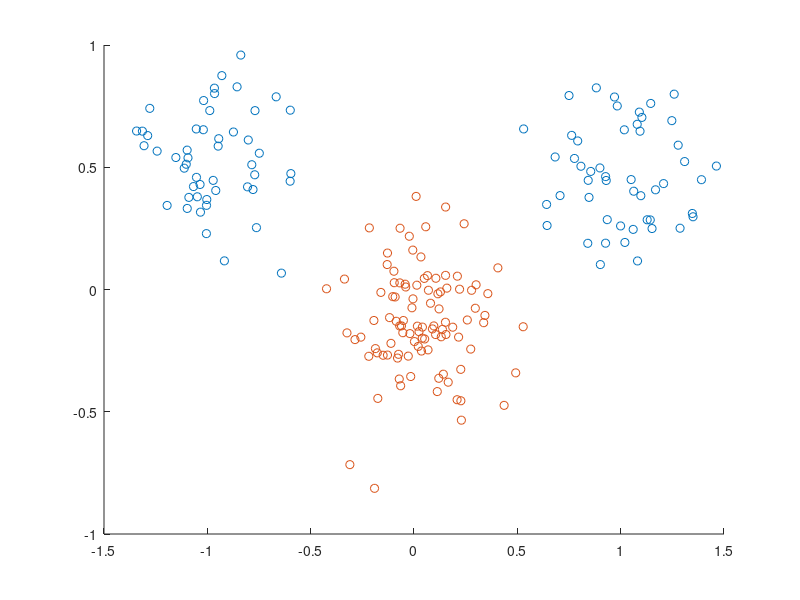

This chart was generated by the following MATLAB code: (Note: this script raises an error after producing the figure.)
% Assignment 1
clc
close all
clear all

% Global variables
hidden_nodes = 2;
max_epochs = 200;
eta = 0.001;
seed = 5;
alpha = 0.9;

% Seeting the seed
rng(seed)

% Generate dataset
ndata = 100;
mA = [ 1.0, 0.5]; sigmaA = 0.2;
mB = [ 0.0, -0.1]; sigmaB = 0.2;
classA(1,:) = [ randn(1,round(0.5*ndata)) .* sigmaA - mA(1), ...
randn(1,round(0.5*ndata)) .* sigmaA + mA(1)];
classA(2,:) = randn(1,ndata) .* sigmaA + mA(2);
classB(1,:) = randn(1,ndata) .* sigmaB + mB(1);
classB(2,:) = randn(1,ndata) .* sigmaB + mB(2);

% Plot dataset
figure()
scatter(classA(1,:), classA(2,:), [], "red") 
hold on
scatter(classB(1,:), classB(2,:), [], "blue")

% Define the patterns and labels
classA_target = ones(1, ndata);
classB_target = -ones(1, ndata);

% Add the targets
classA = [classA ; classA_target];
classB = [classB ; classB_target];

% 3.1.1 Classification of non-lineary seperable data

%% Subsection 1: Adjusting hidden nodes and comparing MSE
data = [classA, classB];

[MSE_vec, misclass_vec] = MLPbackprop(data, hidden_nodes, max_epochs,eta,true,seed,alpha);

errorplot(1:max_epochs, MSE_vec, misclass_vec, 'Errors vs epochs', 'Number of epochs');

nodes_vec = 2:10;
MSE_nodes = [];
misclass_nodes = [];

for node = nodes_vec
 [MSE_vec, misclass_vec] = MLPbackprop(data, node, max_epochs,eta,true,seed,alpha);
 MSE_nodes = [MSE_nodes, MSE_vec(end)];
 misclass_nodes = [misclass_nodes, misclass_vec(end)];

end

errorplot(nodes_vec, MSE_nodes, misclass_nodes, 'Errors vs number of hidden nodes', 'Number of hidden nodes');

%% Subsection 2.1: Subsampling 25% of each class

% 25% training data from each class
% Generation of random indexes
indexA25 = datasample(1:100, 25, 'Replace', false);
indexB25 = datasample(1:100, 25, 'Replace', false);

% Validation set
classA25 = classA(:,indexA25);
classB25 = classB(:,indexB25);

% Training set
classA75 = classA;
classA75(:,indexA25) = [];
classB75 = classB;
classB75(:,indexB25) = [];


% Training the neural network
data = [classA75, classB75];
[MSE_vec, misclass_vec, W, V] = MLPbackprop(data, hidden_nodes, max_epochs,eta,true,seed,alpha);

% Select validation set and compute errors
n = 50;
data25 = [classA25, classB25];
[MSE, misclass] = validation(W, V, data25);

valid_MSE = MSE;
train_MSE = MSE_vec(end);

valid_misclass = misclass;
train_misclass = misclass_vec(end);

% Plotting
errorplot(1:max_epochs, MSE_vec,misclass_vec,'25% from each class','Number of epochs')

hold on
xx = [max_epochs, max_epochs];
yy = [valid_MSE, valid_misclass];
h2 = plot(xx(2), yy(2), '*', 'LineWidth', 3);
set(h2, 'Color', 'blue');

hold on;
yyaxis right
h1 = plot(xx(1), yy(1), '*', 'LineWidth', 3);
set(h1, 'Color', 'red');

legend({'Ratio of missclassifications','Validation misclassifications', 'MSE', 'Validation MSE'});









%% Subsection 2.2: Subsampling 50% from  class A

% 50% training data from class A
% Generation of random indexes
indexA50 = datasample(1:100, 50, 'Replace', false);

% Validation set
classA50 = classA(:,indexA50);

% Training set
classAtrain = classA;
classAtrain(:,indexA50) = [];
classBtrain = classB;


% Training the neural network
data = [classAtrain, classBtrain];
[MSE_vec, misclass_vec, W, V] = MLPbackprop(data, hidden_nodes, max_epochs,eta,true,seed,alpha);

% Select validation set and compute errors
n = 50;
data50 = classA50;
[MSE, misclass] = validation(W, V, data50);

valid_MSE = MSE;
train_MSE = MSE_vec(end);

valid_misclass = misclass;
train_misclass = misclass_vec(end);

% Plotting
errorplot(1:max_epochs, MSE_vec,misclass_vec,'50% from class A','Number of epochs')
hold on

xx = [max_epochs, max_epochs];
yy = [valid_MSE, valid_misclass];
h2 = plot(xx(2), yy(2), '*', 'LineWidth', 3);
set(h2, 'Color', 'blue');

hold on;
yyaxis right
h1 = plot(xx(1), yy(1), '*', 'LineWidth', 3);
set(h1, 'Color', 'red');

legend({'Ratio of missclassifications','Validation misclassifications', 'MSE', 'Validation MSE'});


%% Subsection 2.3: Subsampling 20% and 80% from classA

% Dividing class A into negative and positive
classAneg = classA(:,classA(1,:) < 0);
classApos = classA(:,classA(1,:) > 0);

% 20% training data from class Aneg
indexA20 = datasample(1:size(classAneg,2), 0.20*size(classAneg,2), 'Replace', false);
% 80% training data from class Apos
indexA80 = datasample(1:size(classApos,2), 0.80*size(classApos,2), 'Replace', false);

% Validation set
valid20    = classAneg(:,indexA20);
valid80    = classApos(:,indexA80);
valid_data = [valid20, valid80];

% Training set
train20 = classAneg;
train80 = classApos;

train20(:,indexA20) = [];
train80(:,indexA80) = [];

data = [train20, train80, classB];

% Training the neural network
[MSE_vec, misclass_vec, W, V] = MLPbackprop(data, hidden_nodes, max_epochs,eta,true,seed,alpha);

% Select validation set and compute errors
[MSE, misclass] = validation(W, V, valid_data);

valid_MSE = MSE;
train_MSE = MSE_vec(end);

valid_misclass = misclass;
train_misclass = misclass_vec(end);

% Plotting
errorplot(1:max_epochs, MSE_vec,misclass_vec,'20% from neg x1 class A 80% from pos x1 class A','Number of epochs')
hold on

xx = [max_epochs, max_epochs];
yy = [valid_MSE, valid_misclass];
h2 = plot(xx(2), yy(2), '*', 'LineWidth', 3);
set(h2, 'Color', 'blue');

hold on;
yyaxis right
ylim([0, 2]);
h1 = plot(xx(1), yy(1), '*', 'LineWidth', 3);
set(h1, 'Color', 'red');

legend({'Ratio of missclassifications','Validation misclassifications', 'MSE', 'Validation MSE'});




%% For loop: hidden node comparison - 25% from each class

% 25% training data from each class
% Generation of random indexes
indexA25 = datasample(1:100, 25, 'Replace', false);
indexB25 = datasample(1:100, 25, 'Replace', false);

% Validation set
classA25 = classA(:,indexA25);
classB25 = classB(:,indexB25);

% Training set
classA75 = classA;
classA75(:,indexA25) = [];
classB75 = classB;
classB75(:,indexB25) = [];

data = [classA75, classB75];
data25 = [classA25, classB25];

% Let's start iterating over a different number of nodes

nodes_vec      = 2:10;
train_MSE      = [];
train_misclass = [];

valid_MSE      = [];
valid_misclass = [];


for node = nodes_vec
    [MSE_vec, misclass_vec, W, V] = MLPbackprop(data, node, max_epochs,eta,true,seed,alpha);
     train_MSE       = [train_MSE, MSE_vec(end)];
     train_misclass  = [train_misclass, misclass_vec(end)];
     [MSE, misclass] = validation(W, V, data25);

     valid_MSE      = [valid_MSE, MSE];
     valid_misclass = [valid_misclass, misclass];

end

% Plotting

errorplot(nodes_vec, train_MSE, train_misclass, '25% from each class - Errors vs Number of nodes', 'Number of hidden nodes');
hold on;

xx = nodes_vec;
yy = [valid_MSE; valid_misclass];
h4 = plot(xx, yy(2,:), '--', 'LineWidth', 1);
set(h4, 'Color', 'black');
hold on;
h2 = plot(xx, yy(2,:), '*', 'LineWidth', 3);
set(h2, 'Color', 'blue');

hold on;
yyaxis right
ylim([0, 2]);
h3 = plot(xx, yy(1,:), '--', 'LineWidth', 1);
set(h3, 'Color', 'black');
hold on;
h1 = plot(xx, yy(1,:), '*', 'LineWidth', 3);
set(h1, 'Color', 'red');

legend({'Ratio of missclassifications', '', 'Validation misclassifications', 'MSE', '', 'Validation MSE'});




%% For loop: hidden node comparison - 50% from A

% 50% training data from each class
% Generation of random indexes
indexA50 = datasample(1:100, 50, 'Replace', false);

% Validation set
classA50 = classA(:,indexA50);

% Training set
classAtrain = classA;
classAtrain(:,indexA50) = [];
classBtrain = classB;

data   = [classAtrain, classBtrain];
data50 = classA50;

% Let's start iterating over a different number of nodes

nodes_vec      = 2:10;
train_MSE      = [];
train_misclass = [];

valid_MSE      = [];
valid_misclass = [];


for node = nodes_vec
    [MSE_vec, misclass_vec, W, V] = MLPbackprop(data, node, max_epochs,eta,true,seed,alpha);
     train_MSE       = [train_MSE, MSE_vec(end)];
     train_misclass  = [train_misclass, misclass_vec(end)];
     [MSE, misclass] = validation(W, V, data50);

     valid_MSE      = [valid_MSE, MSE];
     valid_misclass = [valid_misclass, misclass];

end

% Plotting

errorplot(nodes_vec, train_MSE, train_misclass, '50% from class A - Errors vs Number of nodes', 'Number of hidden nodes');
hold on;

xx = nodes_vec;
yy = [valid_MSE; valid_misclass];
h4 = plot(xx, yy(2,:), '--', 'LineWidth', 1);
set(h4, 'Color', 'black');
hold on;
h2 = plot(xx, yy(2,:), '*', 'LineWidth', 3);
set(h2, 'Color', 'blue');

hold on;
yyaxis right
ylim([0, 3]);
h3 = plot(xx, yy(1,:), '--', 'LineWidth', 1);
set(h3, 'Color', 'black');
hold on;
h1 = plot(xx, yy(1,:), '*', 'LineWidth', 3);
set(h1, 'Color', 'red');

legend({'Ratio of missclassifications', '', 'Validation misclassifications', 'MSE', '', 'Validation MSE'});




%% For loop: hidden node comparison - 20% and 80% from A

% Dividing class A into negative and positive
classAneg = classA(:,classA(1,:) < 0);
classApos = classA(:,classA(1,:) > 0);

% 20% training data from class Aneg
indexA20 = datasample(1:size(classAneg,2), 0.20*size(classAneg,2), 'Replace', false);
% 80% training data from class Apos
indexA80 = datasample(1:size(classApos,2), 0.80*size(classApos,2), 'Replace', false);

% Validation set
valid20    = classAneg(:,indexA20);
valid80    = classApos(:,indexA80);
valid_data = [valid20, valid80];

% Training set
train20 = classAneg;
train80 = classApos;

train20(:,indexA20) = [];
train80(:,indexA80) = [];

data = [train20, train80, classB];


% Let's start iterating over a different number of nodes

nodes_vec      = 2:10;
train_MSE      = [];
train_misclass = [];

valid_MSE      = [];
valid_misclass = [];


for node = nodes_vec
    [MSE_vec, misclass_vec, W, V] = MLPbackprop(data, node, max_epochs,eta,true,seed,alpha);
     train_MSE       = [train_MSE, MSE_vec(end)];
     train_misclass  = [train_misclass, misclass_vec(end)];
     [MSE, misclass] = validation(W, V, valid_data);

     valid_MSE      = [valid_MSE, MSE];
     valid_misclass = [valid_misclass, misclass];

end

% Plotting

errorplot(nodes_vec, train_MSE, train_misclass, '20% and 80% from class A - Errors vs Number of nodes', 'Number of hidden nodes');
hold on;

xx = nodes_vec;
yy = [valid_MSE; valid_misclass];
h4 = plot(xx, yy(2,:), '--', 'LineWidth', 1);
set(h4, 'Color', 'black');
hold on;
h2 = plot(xx, yy(2,:), '*', 'LineWidth', 3);
set(h2, 'Color', 'blue');

hold on;
yyaxis right
ylim([0, 10]);
h3 = plot(xx, yy(1,:), '--', 'LineWidth', 1);
set(h3, 'Color', 'black');
hold on;
h1 = plot(xx, yy(1,:), '*', 'LineWidth', 3);
set(h1, 'Color', 'red');

legend({'Ratio of missclassifications', '', 'Validation misclassifications', 'MSE', '', 'Validation MSE'});





